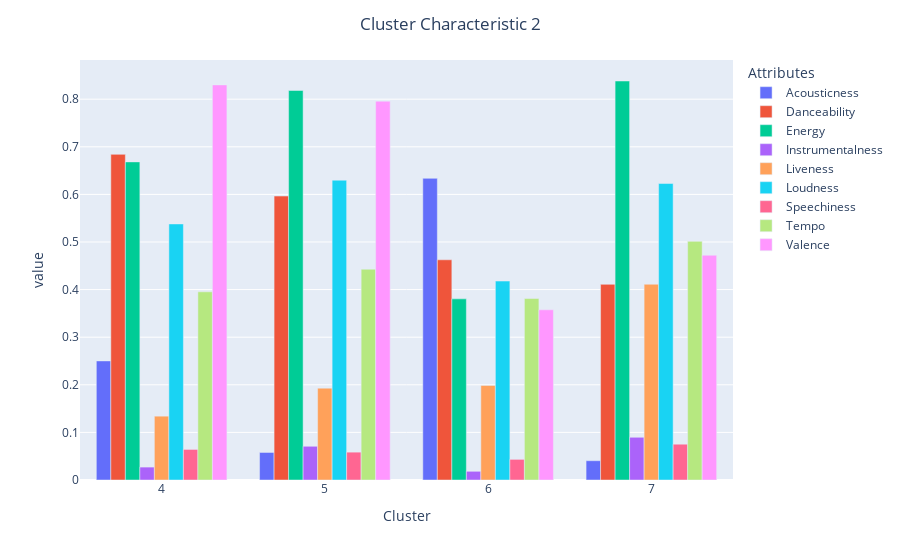

Notebook cell for this chart:
### Code cell
px.bar(dfGrouped_mean[4:8],barmode = 'group').update_layout(legend_title = 'Attributes',title = 'Cluster Characteristic 2',title_x=0.5)

### Figure 1 — Plotly figure (JSON) as saved in the notebook; plotly's stock layout.template omitted (floating-point values rounded to 4 significant figures)
{"data": [{"alignmentgroup": "True", "hovertemplate": "variable=Acousticness<br>Cluster=%{x}<br>value=%{y}<extra></extra>", "legendgroup": "Acousticness", "marker": {"color": "#636efa", "pattern": {"shape": ""}}, "name": "Acousticness", "offsetgroup": "Acousticness", "orientation": "v", "showlegend": true, "textposition": "auto", "type": "bar", "x": [4, 5, 6, 7], "xaxis": "x", "y": [0.2502, 0.05786, 0.6337, 0.04052], "yaxis": "y"}, {"alignmentgroup": "True", "hovertemplate": "variable=Danceability<br>Cluster=%{x}<br>value=%{y}<extra></extra>", "legendgroup": "Danceability", "marker": {"color": "#EF553B", "pattern": {"shape": ""}}, "name": "Danceability", "offsetgroup": "Danceability", "orientation": "v", "showlegend": true, "textposition": "auto", "type": "bar", "x": [4, 5, 6, 7], "xaxis": "x", "y": [0.6841, 0.5965, 0.4626, 0.411], "yaxis": "y"}, {"alignmentgroup": "True", "hovertemplate": "variable=Energy<br>Cluster=%{x}<br>value=%{y}<extra></extra>", "legendgroup": "Energy", "marker": {"color": "#00cc96", "pattern": {"shape": ""}}, "name": "Energy", "offsetgroup": "Energy", "orientation": "v", "showlegend": true, "textposition": "auto", "type": "bar", "x": [4, 5, 6, 7], "xaxis": "x", "y": [0.6683, 0.8183, 0.3805, 0.8382], "yaxis": "y"}, {"alignmentgroup": "True", "hovertemplate": "variable=Instrumentalness<br>Cluster=%{x}<br>value=%{y}<extra></extra>", "legendgroup": "Instrumentalness", "marker": {"color": "#ab63fa", "pattern": {"shape": ""}}, "name": "Instrumentalness", "offsetgroup": "Instrumentalness", "orientation": "v", "showlegend": true, "textposition": "auto", "type": "bar", "x": [4, 5, 6, 7], "xaxis": "x", "y": [0.02712, 0.07083, 0.01827, 0.08975], "yaxis": "y"}, {"alignmentgroup": "True", "hovertemplate": "variable=Liveness<br>Cluster=%{x}<br>value=%{y}<extra></extra>", "legendgroup": "Liveness", "marker": {"color": "#FFA15A", "pattern": {"shape": ""}}, "name": "Liveness", "offsetgroup": "Liveness", "orientation": "v", "showlegend": true, "textposition": "auto", "type": "bar", "x": [4, 5, 6, 7], "xaxis": "x", "y": [0.1341, 0.193, 0.1987, 0.4112], "yaxis": "y"}, {"alignmentgroup": "True", "hovertemplate": "variable=Loudness<br>Cluster=%{x}<br>value=%{y}<extra></extra>", "legendgroup": "Loudness", "marker": {"color": "#19d3f3", "pattern": {"shape": ""}}, "name": "Loudness", "offsetgroup": "Loudness", "orientation": "v", "showlegend": true, "textposition": "auto", "type": "bar", "x": [4, 5, 6, 7], "xaxis": "x", "y": [0.5379, 0.6298, 0.4179, 0.6228], "yaxis": "y"}, {"alignmentgroup": "True", "hovertemplate": "variable=Speechiness<br>Cluster=%{x}<br>value=%{y}<extra></extra>", "legendgroup": "Speechiness", "marker": {"color": "#FF6692", "pattern": {"shape": ""}}, "name": "Speechiness", "offsetgroup": "Speechiness", "orientation": "v", "showlegend": true, "textposition": "auto", "type": "bar", "x": [4, 5, 6, 7], "xaxis": "x", "y": [0.06422, 0.05851, 0.04337, 0.07519], "yaxis": "y"}, {"alignmentgroup": "True", "hovertemplate": "variable=Tempo<br>Cluster=%{x}<br>value=%{y}<extra></extra>", "legendgroup": "Tempo", "marker": {"color": "#B6E880", "pattern": {"shape": ""}}, "name": "Tempo", "offsetgroup": "Tempo", "orientation": "v", "showlegend": true, "textposition": "auto", "type": "bar", "x": [4, 5, 6, 7], "xaxis": "x", "y": [0.3953, 0.4428, 0.3813, 0.5013], "yaxis": "y"}, {"alignmentgroup": "True", "hovertemplate": "variable=Valence<br>Cluster=%{x}<br>value=%{y}<extra></extra>", "legendgroup": "Valence", "marker": {"color": "#FF97FF", "pattern": {"shape": ""}}, "name": "Valence", "offsetgroup": "Valence", "orientation": "v", "showlegend": true, "textposition": "auto", "type": "bar", "x": [4, 5, 6, 7], "xaxis": "x", "y": [0.83, 0.7959, 0.3575, 0.4721], "yaxis": "y"}], "layout": {"autosize": true, "barmode": "group", "legend": {"title": {"text": "Attributes"}, "tracegroupgap": 0}, "margin": {"t": 60}, "title": {"text": "Cluster Characteristic 2", "x": 0.5}, "xaxis": {"anchor": "y", "autorange": true, "domain": [0, 1], "range": [3.5, 7.5], "title": {"text": "Cluster"}, "type": "linear"}, "yaxis": {"anchor": "x", "autorange": true, "domain": [0, 1], "range": [0, 0.8823], "title": {"text": "value"}, "type": "linear"}}}
